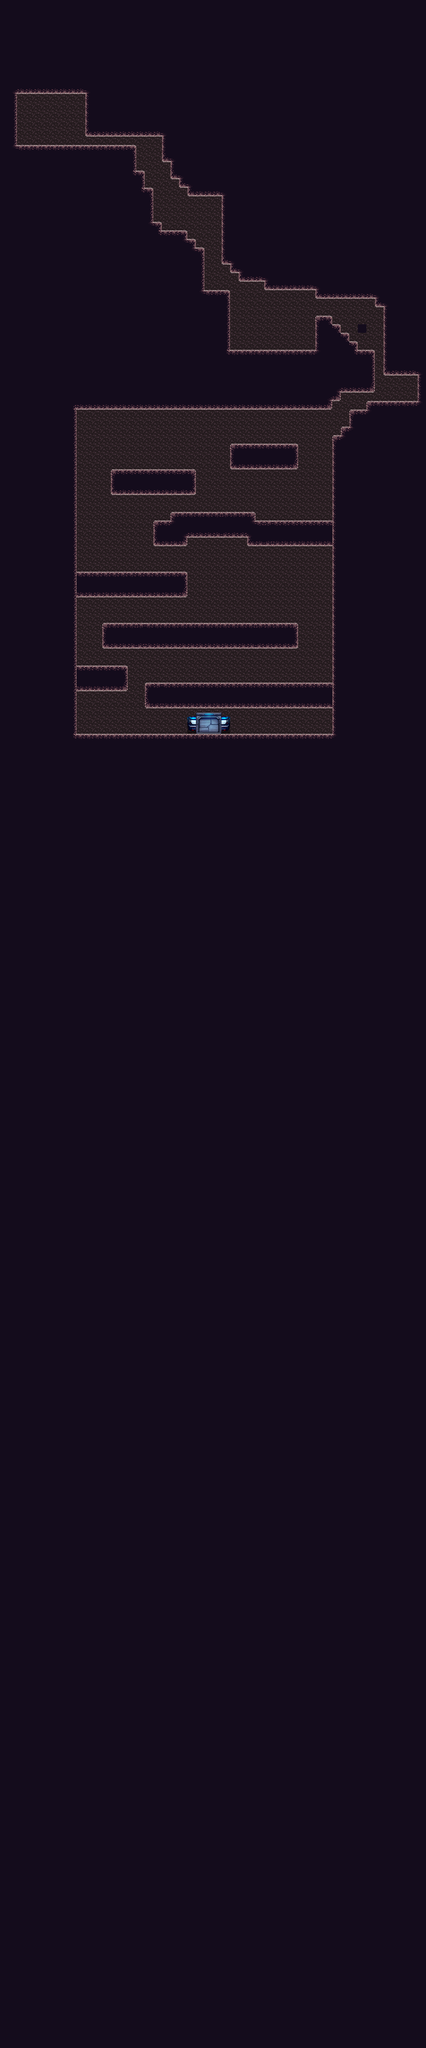

The image is a tile-based game level rendered from a .tmx file. Its description and source (layers, tilesets, objects; grid data summarised) follow:
An orthogonal 50x240 tile map with 32x32 px tiles, 4 tile layers (backdrop, background-decoration, foreground-structure, foreground-decoration), 9 tilesets and 43 objects (38x spawner, 3x health-powerup, door, spawn).

<map version="1.0" orientation="orthogonal" renderorder="right-down" width="50" height="240" tilewidth="32" tileheight="32">
 <tileset firstgid="1" name="Sci-Fi-Tiles_A4" tilewidth="32" tileheight="32">
  <image source="../tilesets/Sci-Fi-Tiles_A4.png" width="512" height="480" />
 </tileset>
 <tileset firstgid="241" name="Sci-Fi-Tiles_A5" tilewidth="32" tileheight="32">
  <image source="../tilesets/Sci-Fi-Tiles_A5.png" width="256" height="512" />
 </tileset>
 <tileset firstgid="369" name="Sci-Fi-Tiles_B" tilewidth="32" tileheight="32">
  <image source="../tilesets/Sci-Fi-Tiles_B.png" width="512" height="512" />
 </tileset>
 <tileset firstgid="625" name="Sci-Fi-Tiles_C" tilewidth="32" tileheight="32">
  <image source="../tilesets/Sci-Fi-Tiles_C.png" width="512" height="512" />
 </tileset>
 <tileset firstgid="881" name="Sci-Fi-Tiles_D" tilewidth="32" tileheight="32">
  <image source="../tilesets/Sci-Fi-Tiles_D.png" width="512" height="512" />
 </tileset>
 <tileset firstgid="1137" name="Sci-Fi-Tiles_E" tilewidth="32" tileheight="32">
  <image source="../tilesets/Sci-Fi-Tiles_E.png" width="512" height="512" />
 </tileset>
 <tileset firstgid="1393" name="cave" tilewidth="32" tileheight="32">
  <image source="../tilesets/cave_32.png" trans="000000" width="640" height="512" />
 </tileset>
 <tileset firstgid="1713" name="platformertiles" tilewidth="32" tileheight="32">
  <image source="../tilesets/platformertiles.png" width="256" height="128" />
 </tileset>
 <tileset firstgid="1745" name="moon" tilewidth="32" tileheight="32">
  <image source="../tilesets/moon.png" width="64" height="64" />
 </tileset>
 <layer name="backdrop" width="50" height="240">
  <data>[12000 cells, 12000 non-empty, 1 distinct tile ids]</data>
 </layer>
 <layer name="background-decoration" width="50" height="240">
  <data>[12000 cells, 60 non-empty, 12 distinct tile ids]</data>
 </layer>
 <layer name="foreground-structure" width="50" height="240">
  <data>[12000 cells, 10905 non-empty, 11 distinct tile ids]</data>
 </layer>
 <layer name="foreground-decoration" width="50" height="240">
  <data>[12000 cells, 0 non-empty, 0 distinct tile ids]</data>
 </layer>
 <objectgroup name="triggers">
  <object name="door_exit" type="door" x="768" y="2720" width="32" height="32">
   <properties>
    <property name="mapLink" value="Map1" />
   </properties>
  </object>
 </objectgroup>
 <objectgroup name="platforms" />
 <objectgroup name="spawns">
  <object name="player_spawn" type="spawn" x="128" y="416" width="32" height="32" />
  <object name="spawner-1" type="spawner" x="1024" y="2528" width="24" height="24">
   <properties>
    <property name="key" value="worm" />
   </properties>
  </object>
  <object name="spawner-1" type="spawner" x="1056" y="2528" width="24" height="24">
   <properties>
    <property name="key" value="worm" />
   </properties>
  </object>
  <object name="spawner-1" type="spawner" x="640" y="2528" width="24" height="24">
   <properties>
    <property name="key" value="worm" />
   </properties>
  </object>
  <object name="spawner-1" type="spawner" x="704" y="2528" width="24" height="24">
   <properties>
    <property name="key" value="worm" />
   </properties>
  </object>
  <object name="spawner-1" type="spawner" x="1152" y="2528" width="24" height="24">
   <properties>
    <property name="key" value="worm" />
   </properties>
  </object>
  <object name="spawner-1" type="spawner" x="640" y="1664" width="24" height="24">
   <properties>
    <property name="key" value="cthulbat" />
   </properties>
  </object>
  <object name="spawner-1" type="spawner" x="480" y="2048" width="24" height="24">
   <properties>
    <property name="key" value="cthulbat" />
   </properties>
  </object>
  <object name="spawner-1" type="spawner" x="960" y="2112" width="24" height="24">
   <properties>
    <property name="key" value="cthulbat" />
   </properties>
  </object>
  <object name="spawner-1" type="spawner" x="896" y="2208" width="24" height="24">
   <properties>
    <property name="key" value="cthulbat" />
   </properties>
  </object>
  <object name="spawner-1" type="spawner" x="1120" y="2272" width="24" height="24">
   <properties>
    <property name="key" value="cthulbat" />
   </properties>
  </object>
  <object name="spawner-1" type="spawner" x="320" y="2464" width="24" height="24">
   <properties>
    <property name="key" value="cthulbat" />
   </properties>
  </object>
  <object name="spawner-1" type="spawner" x="800" y="2496" width="24" height="24">
   <properties>
    <property name="key" value="cthulbat" />
   </properties>
  </object>
  <object name="spawner-1" type="spawner" x="384" y="2656" width="24" height="24">
   <properties>
    <property name="key" value="cthulbat" />
   </properties>
  </object>
  <object name="spawner-1" type="spawner" x="928" y="2688" width="24" height="24">
   <properties>
    <property name="key" value="cthulbat" />
   </properties>
  </object>
 </objectgroup>
 <objectgroup name="collectables">
  <object name="health-powerup-1" type="health-powerup" x="352" y="512" width="16" height="16" />
  <object name="health-powerup-1" type="health-powerup" x="416" y="512" width="16" height="16" />
  <object name="health-powerup-1" type="health-powerup" x="384" y="512" width="16" height="16" />
 </objectgroup>
 <objectgroup name="villagers" />
 <objectgroup name="characters" />
 <objectgroup name="spawners">
  <object name="spawner-1" type="spawner" x="992" y="1256" width="24" height="24">
   <properties>
    <property name="key" value="worm" />
   </properties>
  </object>
  <object name="spawner-1" type="spawner" x="1280" y="1184" width="24" height="24">
   <properties>
    <property name="key" value="dipteranura" />
   </properties>
  </object>
  <object name="spawner-1" type="spawner" x="1408" y="1184" width="24" height="24">
   <properties>
    <property name="key" value="cthulbat" />
   </properties>
  </object>
  <object name="spawner-1" type="spawner" x="608" y="800" width="24" height="24">
   <properties>
    <property name="key" value="worm" />
   </properties>
  </object>
  <object name="spawner-1" type="spawner" x="736" y="800" width="24" height="24">
   <properties>
    <property name="key" value="worm" />
   </properties>
  </object>
  <object name="spawner-1" type="spawner" x="512" y="2720" width="24" height="24">
   <properties>
    <property name="key" value="worm" />
   </properties>
  </object>
  <object name="spawner-1" type="spawner" x="832" y="2720" width="24" height="24">
   <properties>
    <property name="key" value="worm" />
   </properties>
  </object>
  <object name="spawner-1" type="spawner" x="1024" y="2720" width="24" height="24">
   <properties>
    <property name="key" value="worm" />
   </properties>
  </object>
  <object name="spawner-1" type="spawner" x="704" y="2720" width="24" height="24">
   <properties>
    <property name="key" value="worm" />
   </properties>
  </object>
  <object name="spawner-1" type="spawner" x="448" y="2720" width="24" height="24">
   <properties>
    <property name="key" value="worm" />
   </properties>
  </object>
  <object name="spawner-1" type="spawner" x="1120" y="2720" width="24" height="24">
   <properties>
    <property name="key" value="worm" />
   </properties>
  </object>
  <object name="spawner-1" type="spawner" x="960" y="2720" width="24" height="24">
   <properties>
    <property name="key" value="worm" />
   </properties>
  </object>
  <object name="spawner-1" type="spawner" x="1088" y="2720" width="24" height="24">
   <properties>
    <property name="key" value="worm" />
   </properties>
  </object>
  <object name="spawner-1" type="spawner" x="1216" y="2720" width="24" height="24">
   <properties>
    <property name="key" value="worm" />
   </properties>
  </object>
  </objectgroup>
 <objectgroup name="checkpoints" />
</map>
<!-- 10 of 43 objects omitted -->
